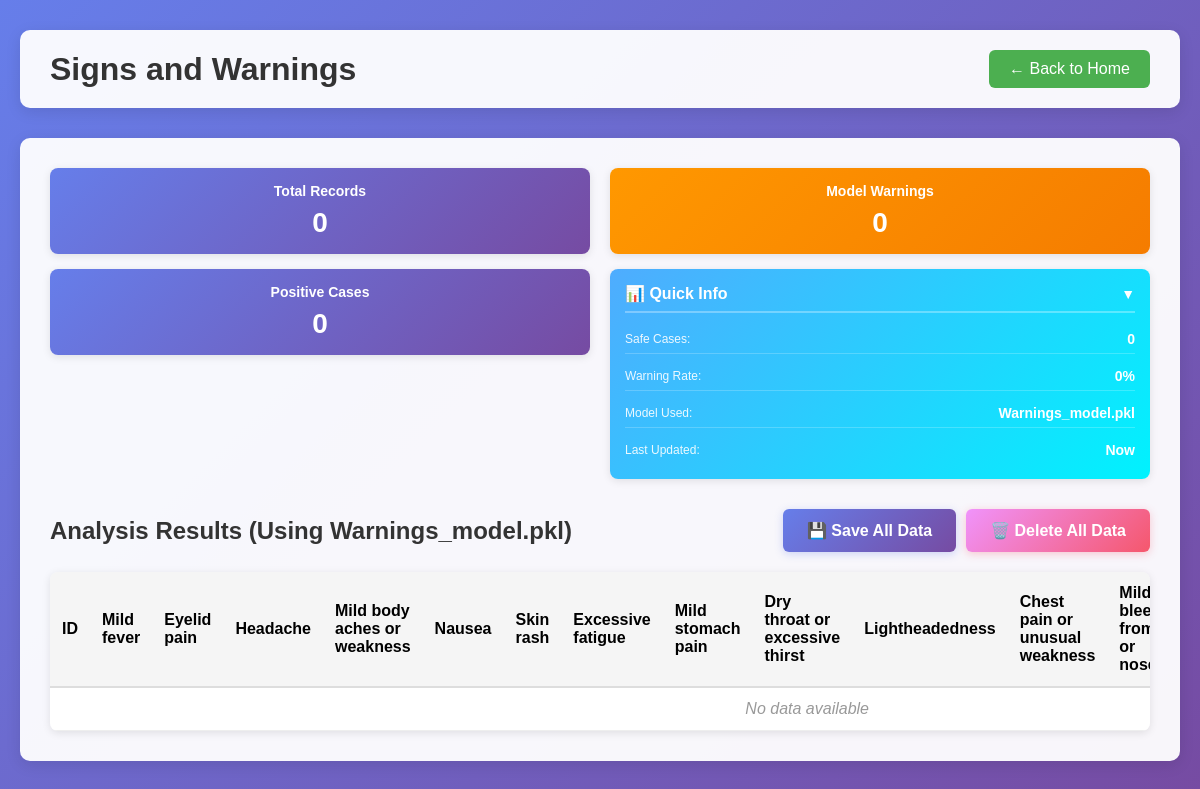
The app's page /signs-warnings/, older data.
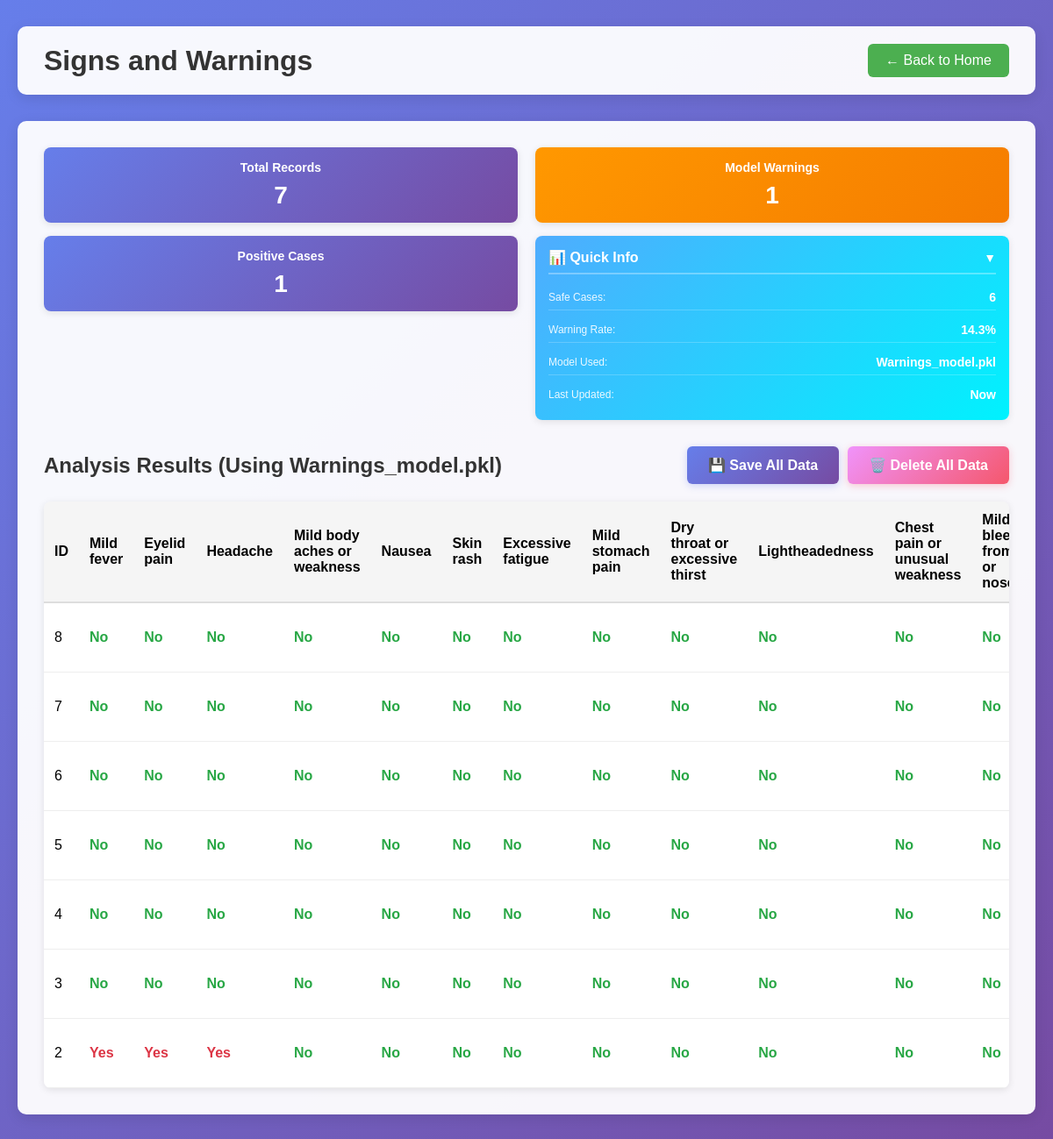
The same page, newer data.
### analyzer/models.py (models this page shows, shortened)
class SignsWarning(models.Model):
    name = models.CharField(max_length=255, blank=True, null=True)
    gender = models.CharField(max_length=10, default='Male')
    age = models.IntegerField(default=0)
    division = models.CharField(max_length=100, default='Dhaka')
    area = models.CharField(max_length=255, default='-')
    house_type = models.IntegerField(default=0)
    ns1 = models.BooleanField(default=False)
    igm = models.BooleanField(default=False)
    igg = models.BooleanField(default=False)
    warning_prediction = models.BooleanField(default=False)
    warning_confidence = models.FloatField(default=0.0)
    symptom_mild_fever = models.IntegerField(default=0)
    symptom_eyelid_pain = models.IntegerField(default=0)
    symptom_headache = models.IntegerField(default=0)
    symptom_body_aches = models.IntegerField(default=0)
    symptom_nausea = models.IntegerField(default=0)
    symptom_skin_rash = models.IntegerField(default=0)
    symptom_fatigue = models.IntegerField(default=0)
    symptom_stomach_pain = models.IntegerField(default=0)
    symptom_dry_throat = models.IntegerField(default=0)
    symptom_lightheadedness = models.IntegerField(default=0)
    symptom_chest_pain = models.IntegerField(default=0)
    symptom_bleeding = models.IntegerField(default=0)
    created_at = models.DateTimeField(auto_now_add=True)

### analyzer/views.py (the view)
# urls.py: path('signs-warnings/', views.signs_warnings, name='signs_warnings'),
def signs_warnings(request):
    try:
        results = SignsWarning.objects.all().order_by('-created_at')
        total_count = results.count()
        warning_count = results.filter(warning_prediction=True).count()
        safe_count = total_count - warning_count
        warning_rate = (warning_count / total_count * 100) if total_count > 0 else 0
        positive_count = results.filter(ns1=True).count() + results.filter(igm=True).count() + results.filter(igg=True).count()
    except Exception as e:
        error_msg = str(e).lower()
        if 'no such table' in error_msg or 'does not exist' in error_msg or 'relation' in error_msg:
            results = []
            total_count = 0
            warning_count = 0
            safe_count = 0
            warning_rate = 0
            positive_count = 0
            import sys
            sys.stderr.write(f"Migration needed: {str(e)}\n")
        else:
            raise
    data = {
        'results': results,
        'total_count': total_count,
        'positive_count': positive_count,
        'warning_count': warning_count,
        'safe_count': safe_count,
        'warning_rate': round(warning_rate, 1)
    }
    return render(request, 'analyzer/signs_warnings.html', data)

### analyzer/templates/analyzer/signs_warnings.html (shortened to what this page needs)
{% load static %}
<!DOCTYPE html>
<html>
<head>
    <link rel="stylesheet" type="text/css" href="{% static 'analyzer/css/style.css' %}">
</head>
<body>
    <div class="page-container">
        <div class="page-header">
            <h1>Signs and Warnings</h1>
            <a href="{% url 'home' %}" class="back-btn">← Back to Home</a>
        </div>
        <div class="data-section">
            <div class="cards-layout">
                <div class="cards-column left-column">
                    <div class="stat-item">
                        <h3>Total Records</h3>
                        <p class="stat-number">{{ total_count }}</p>
                    </div>
                    <div class="stat-item">
                        <h3>Positive Cases</h3>
                        <p class="stat-number">{{ positive_count }}</p>
                    </div>
                </div>
                <div class="cards-column right-column">
                    <div class="stat-item stat-warning">
                        <h3>Model Warnings</h3>
                        <p class="stat-number">{{ warning_count }}</p>
                    </div>
                    <div class="info-card">
                        <h3 class="info-card-header" id="infoCardHeader">
                            📊 Quick Info
                            <span class="toggle-icon" id="toggleIcon">▼</span>
                        </h3>
                        <div class="info-content" id="infoContent">
                            <div class="info-item">
                                <span class="info-label">Safe Cases:</span>
                                <span class="info-value">{{ safe_count }}</span>
                            </div>
                            <div class="info-item">
                                <span class="info-label">Warning Rate:</span>
                                <span class="info-value">{{ warning_rate }}%</span>
                            </div>
                            <div class="info-item">
                                <span class="info-label">Model Used:</span>
                                <span class="info-value">Warnings_model.pkl</span>
                            </div>
                            <div class="info-item">
                                <span class="info-label">Last Updated:</span>
                                <span class="info-value">Now</span>
                            </div>
                        </div>
                    </div>
                </div>
            </div>
            <div class="table-container">
                <div style="display: flex; justify-content: space-between; align-items: center; margin-bottom: 20px;">
                    <h2 style="margin: 0;">Analysis Results (Using Warnings_model.pkl)</h2>
                    <div style="display: flex; gap: 10px;">
                        <button onclick="saveAllSignsWarningsData()" class="save-btn-signs">💾 Save All Data</button>
                        <button onclick="deleteAllSignsWarningsData()" class="delete-btn-signs">🗑️ Delete All Data</button>
                    </div>
                </div>
                <div class="table-wrapper">
                    <table class="data-table">
                    <thead>
                        <tr>
                            <th>ID</th>
                            <th>Mild fever</th>
                            <th>Eyelid pain</th>
                            <th>Headache</th>
                            <th>Mild body aches or weakness</th>
                            <th>Nausea</th>
                            <th>Skin rash</th>
                            <th>Excessive fatigue</th>
                            <th>Mild stomach pain</th>
                            <th>Dry throat or excessive thirst</th>
                            <th>Lightheadedness</th>
                            <th>Chest pain or unusual weakness</th>
                            <th>Mild bleeding from gums or nosebleeds</th>
                        </tr>
                    </thead>
                    <tbody>
                        {% for result in results %}
                        <tr class="{% if result.warning_prediction %}warning-row clickable-row{% endif %}"
                            {% if result.warning_prediction %}data-result-id="{{ result.id }}"
                            data-ns1="{% if result.ns1 %}1{% else %}0{% endif %}"
                            data-igm="{% if result.igm %}1{% else %}0{% endif %}"
                            data-igg="{% if result.igg %}1{% else %}0{% endif %}"
                            data-date="{{ result.created_at|date:'Y-m-d H:i' }}"
                            data-warning="{% if result.warning_prediction %}1{% else %}0{% endif %}"
                            data-confidence="{{ result.warning_confidence|floatformat:2 }}"
                            onclick="showWarningDetails(this)"{% endif %}>
                            <td>{{ result.id }}</td>
                            <td class="{% if result.symptom_mild_fever > 0 %}positive{% else %}negative{% endif %}">
                                {% if result.symptom_mild_fever > 0 %}Yes{% else %}No{% endif %}
                            </td>
                            <td class="{% if result.symptom_eyelid_pain > 0 %}positive{% else %}negative{% endif %}">
                                {% if result.symptom_eyelid_pain > 0 %}Yes{% else %}No{% endif %}
                            </td>
                            <td class="{% if result.symptom_headache > 0 %}positive{% else %}negative{% endif %}">
                                {% if result.symptom_headache > 0 %}Yes{% else %}No{% endif %}
                            </td>
                            <td class="{% if result.symptom_body_aches > 0 %}positive{% else %}negative{% endif %}">
                                {% if result.symptom_body_aches > 0 %}Yes{% else %}No{% endif %}
                            </td>
                            <td class="{% if result.symptom_nausea > 0 %}positive{% else %}negative{% endif %}">
                                {% if result.symptom_nausea > 0 %}Yes{% else %}No{% endif %}
                            </td>
                            <td class="{% if result.symptom_skin_rash > 0 %}positive{% else %}negative{% endif %}">
                                {% if result.symptom_skin_rash > 0 %}Yes{% else %}No{% endif %}
                            </td>
                            <td class="{% if result.symptom_fatigue > 0 %}positive{% else %}negative{% endif %}">
                                {% if result.symptom_fatigue > 0 %}Yes{% else %}No{% endif %}
                            </td>
                            <td class="{% if result.symptom_stomach_pain > 0 %}positive{% else %}negative{% endif %}">
                                {% if result.symptom_stomach_pain > 0 %}Yes{% else %}No{% endif %}
                            </td>
                            <td class="{% if result.symptom_dry_throat > 0 %}positive{% else %}negative{% endif %}">
                                {% if result.symptom_dry_throat > 0 %}Yes{% else %}No{% endif %}
                            </td>
                            <td class="{% if result.symptom_lightheadedness > 0 %}positive{% else %}negative{% endif %}">
                                {% if result.symptom_lightheadedness > 0 %}Yes{% else %}No{% endif %}
                            </td>
                            <td class="{% if result.symptom_chest_pain > 0 %}positive{% else %}negative{% endif %}">
                                {% if result.symptom_chest_pain > 0 %}Yes{% else %}No{% endif %}
                            </td>
                            <td class="{% if result.symptom_bleeding > 0 %}positive{% else %}negative{% endif %}">
                                {% if result.symptom_bleeding > 0 %}Yes{% else %}No{% endif %}
                            </td>
                        </tr>
                        {% empty %}
                        <tr>
                            <td colspan="17" class="no-data">No data available</td>
                        </tr>
                        {% endfor %}
                    </tbody>
                    </table>
                </div>
            </div>
        </div>
    </div>
</body>
</html>

### analyzer/templates/analyzer/signs_warnings.html (style rules this page uses)
body { font-family: Arial, sans-serif; margin: 0; padding: 0; background: linear-gradient(135deg, #667eea 0%, #764ba2 100%); min-height: 100vh; }
.page-container { max-width: 1200px; margin: 0 auto; padding: 30px 20px; }
.page-header { display: flex; justify-content: space-between; align-items: center; margin-bottom: 30px; background: rgba(255, 255, 255, 0.95); padding: 20px 30px; border-radius: 10px; box-shadow: 0 4px 15px rgba(0, 0, 0, 0.1); }
.page-header h1 { margin: 0; color: #333; font-size: 32px; }
.back-btn { background-color: #4CAF50; color: white; padding: 10px 20px; text-decoration: none; border-radius: 6px; transition: background-color 0.3s; }
.data-section { background: rgba(255, 255, 255, 0.95); border-radius: 10px; padding: 30px; box-shadow: 0 4px 15px rgba(0, 0, 0, 0.1); }
.cards-layout { display: flex; gap: 20px; margin-bottom: 30px; }
.cards-column { flex: 1; display: flex; flex-direction: column; gap: 15px; }
.stat-item { background: linear-gradient(135deg, #667eea 0%, #764ba2 100%); padding: 15px; border-radius: 8px; color: white; text-align: center; box-shadow: 0 2px 8px rgba(0, 0, 0, 0.1); transition: transform 0.3s; }
.stat-item h3 { margin: 0 0 8px 0; font-size: 14px; }
.stat-item .stat-number { font-size: 28px; font-weight: bold; margin: 0; }
.stat-warning { background: linear-gradient(135deg, #ff9800 0%, #f57c00 100%); }
.info-card { background: linear-gradient(135deg, #4facfe 0%, #00f2fe 100%); padding: 15px; border-radius: 8px; color: white; box-shadow: 0 2px 8px rgba(0, 0, 0, 0.1); transition: transform 0.3s; }
.info-card h3 { margin: 0 0 12px 0; font-size: 16px; color: white; border-bottom: 2px solid rgba(255, 255, 255, 0.3); padding-bottom: 8px; }
.info-card-header { cursor: pointer; user-select: none; display: flex; justify-content: space-between; align-items: center; transition: opacity 0.3s; }
.toggle-icon { font-size: 14px; transition: transform 0.3s; }
.info-content { display: flex; flex-direction: column; gap: 8px; }
.info-item { display: flex; justify-content: space-between; align-items: center; padding: 6px 0; border-bottom: 1px solid rgba(255, 255, 255, 0.2); }
.info-item:last-child { border-bottom: none; }
.info-label { font-size: 12px; opacity: 0.9; }
.info-value { font-size: 14px; font-weight: bold; }
.table-container { width: 100%; margin-top: 30px; }
.table-container h2 { margin-top: 0; color: #333; }
.table-wrapper { width: 100%; overflow-x: auto; overflow-y: visible; -webkit-overflow-scrolling: touch; border-radius: 8px; box-shadow: 0 2px 8px rgba(0, 0, 0, 0.1); }
.data-table { width: 100%; min-width: 1200px; border-collapse: collapse; margin-top: 0; background: white; }
.data-table th { background-color: #f5f5f5; padding: 12px; text-align: left; font-weight: 600; border-bottom: 2px solid #ddd; }
.data-table td { padding: 12px; border-bottom: 1px solid #eee; }
.positive { color: #dc3545; font-weight: bold; }
.negative { color: #28a745; font-weight: bold; }
.clickable-row { cursor: pointer; transition: background-color 0.3s; }
.save-btn-signs { background: linear-gradient(135deg, #667eea 0%, #764ba2 100%); color: white; border: none; padding: 12px 24px; border-radius: 6px; font-size: 16px; font-weight: 600; cursor: pointer; transition: transform 0.2s, box-shadow 0.2s; box-shadow: 0 2px 8px rgba(102, 126, 234, 0.3); }
.delete-btn-signs { background: linear-gradient(135deg, #f093fb 0%, #f5576c 100%); color: white; border: none; padding: 12px 24px; border-radius: 6px; font-size: 16px; font-weight: 600; cursor: pointer; transition: transform 0.2s, box-shadow 0.2s; box-shadow: 0 2px 8px rgba(245, 87, 108, 0.3); }

Row changes from the older to the newer data that the page shows:
added SignsWarning: id "8", symptom_mild_fever "No", symptom_eyelid_pain "No", symptom_headache "No", symptom_body_aches "No", symptom_nausea "No", symptom_skin_rash "No", symptom_fatigue "No", symptom_stomach_pain "No", symptom_dry_throat "No", symptom_lightheadedness "No", symptom_chest_pain "No", symptom_bleeding "No"
added SignsWarning: id "7", symptom_mild_fever "No", symptom_eyelid_pain "No", symptom_headache "No", symptom_body_aches "No", symptom_nausea "No", symptom_skin_rash "No", symptom_fatigue "No", symptom_stomach_pain "No", symptom_dry_throat "No", symptom_lightheadedness "No", symptom_chest_pain "No", symptom_bleeding "No"
added SignsWarning: id "6", symptom_mild_fever "No", symptom_eyelid_pain "No", symptom_headache "No", symptom_body_aches "No", symptom_nausea "No", symptom_skin_rash "No", symptom_fatigue "No", symptom_stomach_pain "No", symptom_dry_throat "No", symptom_lightheadedness "No", symptom_chest_pain "No", symptom_bleeding "No"
added SignsWarning: id "5", symptom_mild_fever "No", symptom_eyelid_pain "No", symptom_headache "No", symptom_body_aches "No", symptom_nausea "No", symptom_skin_rash "No", symptom_fatigue "No", symptom_stomach_pain "No", symptom_dry_throat "No", symptom_lightheadedness "No", symptom_chest_pain "No", symptom_bleeding "No"
added SignsWarning: id "4", symptom_mild_fever "No", symptom_eyelid_pain "No", symptom_headache "No", symptom_body_aches "No", symptom_nausea "No", symptom_skin_rash "No", symptom_fatigue "No", symptom_stomach_pain "No", symptom_dry_throat "No", symptom_lightheadedness "No", symptom_chest_pain "No", symptom_bleeding "No"
added SignsWarning: id "3", symptom_mild_fever "No", symptom_eyelid_pain "No", symptom_headache "No", symptom_body_aches "No", symptom_nausea "No", symptom_skin_rash "No", symptom_fatigue "No", symptom_stomach_pain "No", symptom_dry_throat "No", symptom_lightheadedness "No", symptom_chest_pain "No", symptom_bleeding "No"
added SignsWarning: id "2", symptom_mild_fever "Yes", symptom_eyelid_pain "Yes", symptom_headache "Yes", symptom_body_aches "No", symptom_nausea "No", symptom_skin_rash "No", symptom_fatigue "No", symptom_stomach_pain "No", symptom_dry_throat "No", symptom_lightheadedness "No", symptom_chest_pain "No", symptom_bleeding "No"
Text that changed along with them:
{{ total_count }}: "0" → "7"
{{ positive_count }}: "0" → "1"
{{ warning_count }}: "0" → "1"
{{ safe_count }}: "0" → "6"
{{ warning_rate }}: "0" → "14.3"
text no longer shown: "No data available"
